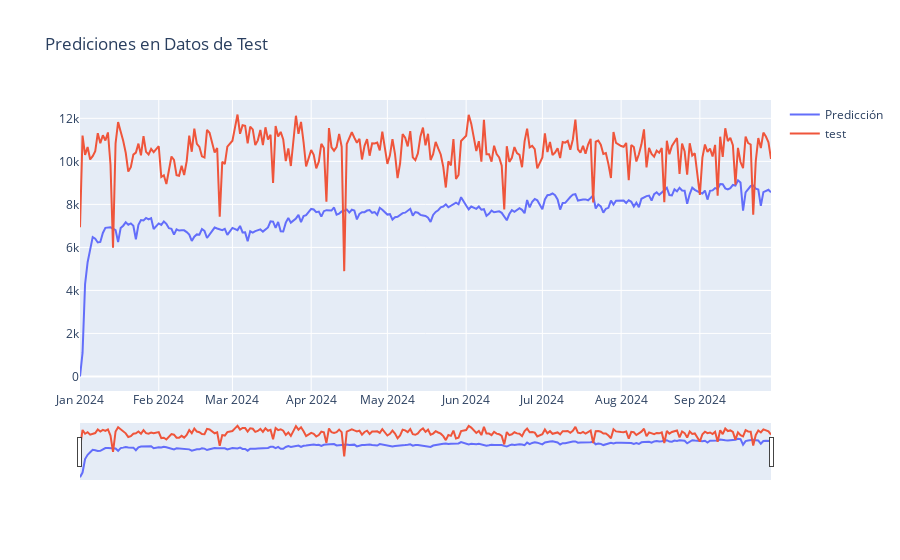

The notebook cell this image was saved under:
### Code cell
fig_test = go.Figure()
fig_test.add_trace(go.Line(x=predictions_test.index, y=predictions_test, name='Predicción'))
fig_test.add_trace(go.Line(x=test.index, y=test, name='test'))
fig_test.update_layout(
    title='Prediciones en Datos de Test',
    xaxis_rangeslider_visible=True
)
fig_test.show()

### Figure 1 — Plotly figure (JSON) as saved in the notebook; plotly's stock layout.template omitted (floating-point values rounded to 4 significant figures; data arrays with more than 128 entries replaced by an {"elided": "..."} marker saying what was removed)
{"data": [{"name": "Predicción", "type": "scatter", "x": {"elided": "265 str values"}, "y": {"elided": "265 float values"}}, {"name": "test", "type": "scatter", "x": {"elided": "265 str values"}, "y": {"elided": "265 int values"}}], "layout": {"title": {"text": "Prediciones en Datos de Test"}, "xaxis": {"rangeslider": {"visible": true}}}}
